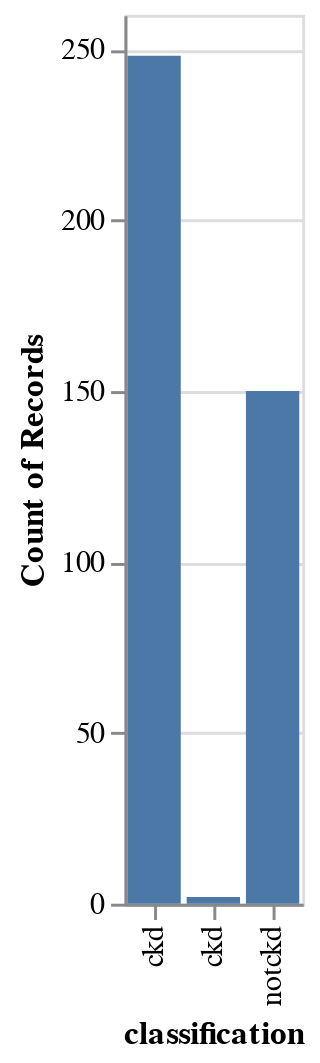

This figure's notebook cell:
### Code cell
# prompt: Using dataframe df_droppedColumns: bar chart

import altair as alt

# Create the bar chart
chart = alt.Chart(df_droppedColumns).mark_bar().encode(
    x='classification',
    y='count()',
)

# Display the chart
chart

### Figure 1 — Vega-Lite specification as saved in the notebook (floating-point values rounded to 4 significant figures; data arrays with more than 128 entries replaced by an {"elided": "..."} marker saying what was removed)
{"config": {"view": {"continuousWidth": 400, "continuousHeight": 300}}, "data": {"name": "data-c52c7b14ad3fd4b9975e870468c048fa"}, "mark": "bar", "encoding": {"x": {"field": "classification", "type": "nominal"}, "y": {"aggregate": "count", "type": "quantitative"}}, "$schema": "https://vega.github.io/schema/vega-lite/v4.17.0.json", "datasets": {"data-c52c7b14ad3fd4b9975e870468c048fa": {"elided": "400 records"}}}
